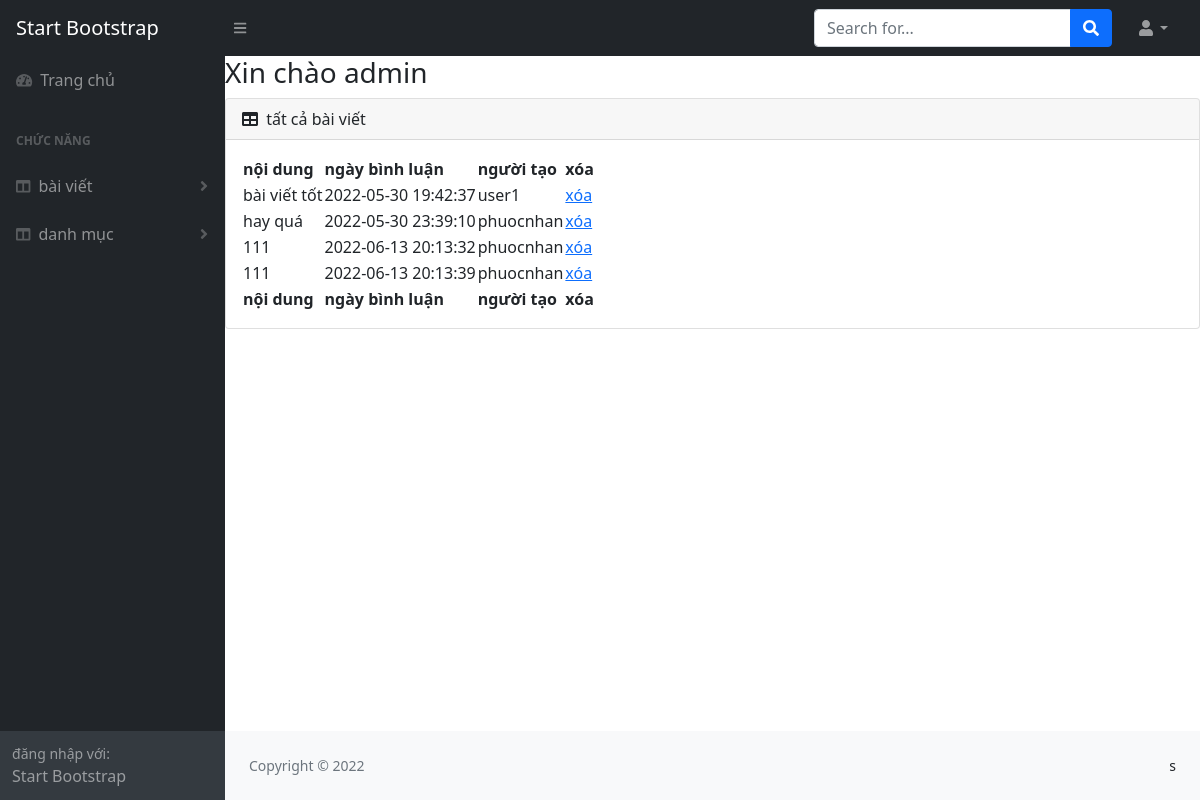
Screenshot of /Comment.php?id=5 with the database file from the repository.
### tables this page shows
CREATE TABLE `comments` (
  `id` int(11) NOT NULL,
  `content` varchar(2000) NOT NULL,
  `createddate` datetime NOT NULL DEFAULT current_timestamp(),
  `createdBy` varchar(255) NOT NULL,
  `post_id` int(11) NOT NULL
);

### dbhelp.php (called while the page is built, shortened)
<?php
function executeresult($sql){
	$conn = mysqli_connect(HOST, USERNAME, PASSWORD, DATABASE) or die("connect fail");
	$resultset = mysqli_query($conn, $sql);
	$List = [];
	while ($row = mysqli_fetch_array($resultset,1)) {
		$List[] = $row;
	}return $List;
}
?>

### dao/CommentDao.php (called while the page is built, shortened)
<?php
require_once("dbhelp.php");
function getCommentByPostId($id){
	$sql = "select * from comments where post_id = '$id'";
	$list = executeResult($sql);
	return $list;
}
?>

### Comment.php (the view, shortened to what this page needs)
<?php
require_once("dao/CommentDao.php");
?>
<!DOCTYPE html>
<html lang="en">
    <head>
        <link href="admin/css/styles.css" rel="stylesheet" />
    </head>
    <body class="sb-nav-fixed">
        <nav class="sb-topnav navbar navbar-expand navbar-dark bg-dark">
            <a class="navbar-brand ps-3" href="index.html">Start Bootstrap</a>
            <button class="btn btn-link btn-sm order-1 order-lg-0 me-4 me-lg-0" id="sidebarToggle" href="#!"><i class="fas fa-bars"></i></button>
            <form class="d-none d-md-inline-block form-inline ms-auto me-0 me-md-3 my-2 my-md-0">
                <div class="input-group">
                    <input class="form-control" type="text" placeholder="Search for..." aria-label="Search for..." aria-describedby="btnNavbarSearch" />
                    <button class="btn btn-primary" id="btnNavbarSearch" type="button"><i class="fas fa-search"></i></button>
                </div>
            </form>
            <ul class="navbar-nav ms-auto ms-md-0 me-3 me-lg-4">
                <li class="nav-item dropdown">
                    <a class="nav-link dropdown-toggle" id="navbarDropdown" href="#" role="button" data-bs-toggle="dropdown" aria-expanded="false"><i class="fas fa-user fa-fw"></i></a>
                </li>
            </ul>
        </nav>
        <div id="layoutSidenav">
            <div id="layoutSidenav_nav">
                 <nav class="sb-sidenav accordion sb-sidenav-dark" id="sidenavAccordion">
                    <div class="sb-sidenav-menu">
                        <div class="nav">
                            <a class="nav-link" href="admin.php">
                                <div class="sb-nav-link-icon"><i class="fas fa-tachometer-alt"></i></div>
                                Trang chủ
                            </a>
                            <div class="sb-sidenav-menu-heading">chức năng</div>
                            <a class="nav-link collapsed" href="#" data-bs-toggle="collapse" data-bs-target="#collapseLayouts" aria-expanded="false" aria-controls="collapseLayouts">
                                <div class="sb-nav-link-icon"><i class="fas fa-columns"></i></div>
                                bài viết
                                <div class="sb-sidenav-collapse-arrow"><i class="fas fa-angle-down"></i></div>
                            </a>
                            <a class="nav-link collapsed" href="#" data-bs-toggle="collapse" data-bs-target="#category" aria-expanded="false" aria-controls="collapseLayouts">
                                <div class="sb-nav-link-icon"><i class="fas fa-columns"></i></div>
                                danh mục
                                <div class="sb-sidenav-collapse-arrow"><i class="fas fa-angle-down"></i></div>
                            </a>
                        </div>
                    </div>
                    <div class="sb-sidenav-footer">
                        <div class="small">đăng nhập với:</div>
                        Start Bootstrap
                    </div>
                </nav>
            </div>
            <div id="layoutSidenav_content">
                <main>
                    <div>
                        <h3>Xin chào admin</h3>
                         <div class="card mb-4">
                            <div class="card-header">
                                <i class="fas fa-table me-1"></i>
                                tất cả bài viết
                            </div>
                            <div class="card-body">
                                <table id="datatablesSimple">
                                    <thead>
                                        <tr>
                                            <th>nội dung</th>
                                            <th>ngày bình luận</th>
                                            <th>người tạo</th>
                                            <th>xóa</th>
                                        </tr>
                                    </thead>
                                    <tfoot>
                                        <tr>
                                            <th>nội dung</th>
                                            <th>ngày bình luận</th>
                                            <th>người tạo</th>
                                            <th>xóa</th>
                                        </tr>
                                    </tfoot>
                                    <tbody>
                                        <?php
                                            $list = getCommentByPostId($_GET['id']);
                                            foreach($list as $ls){
                                                echo '
                                                    <tr>
                                                        <td>'.$ls['content'].'</td>
                                                        <td>'.$ls['createddate'].'</td>
                                                        <td>'.$ls['createdBy'].'</td>
                                                        <td><a href="deletecomment.php?id='.$ls['id'].'">xóa</a></td>
                                                    </tr>
                                                ';
                                            }
                                        ?>
                                    </tbody>
                                </table>
                            </div>
                        </div>
                    </div>
                </main>
                <footer class="py-4 bg-light mt-auto">
                    <div class="container-fluid px-4">
                        <div class="d-flex align-items-center justify-content-between small">
                            <div class="text-muted">Copyright &copy; 2022</div>s
                        </div>
                    </div>
                </footer>
            </div>
        </div>
    </body>
</html>

### rows the page displays
comments: content "bài viết tốt", createddate "2022-05-30 19:42:37", createdBy "user1"
comments: content "hay quá", createddate "2022-05-30 23:39:10", createdBy "phuocnhan"
comments: content "111", createddate "2022-06-13 20:13:32", createdBy "phuocnhan"
comments: content "111", createddate "2022-06-13 20:13:39", createdBy "phuocnhan"
